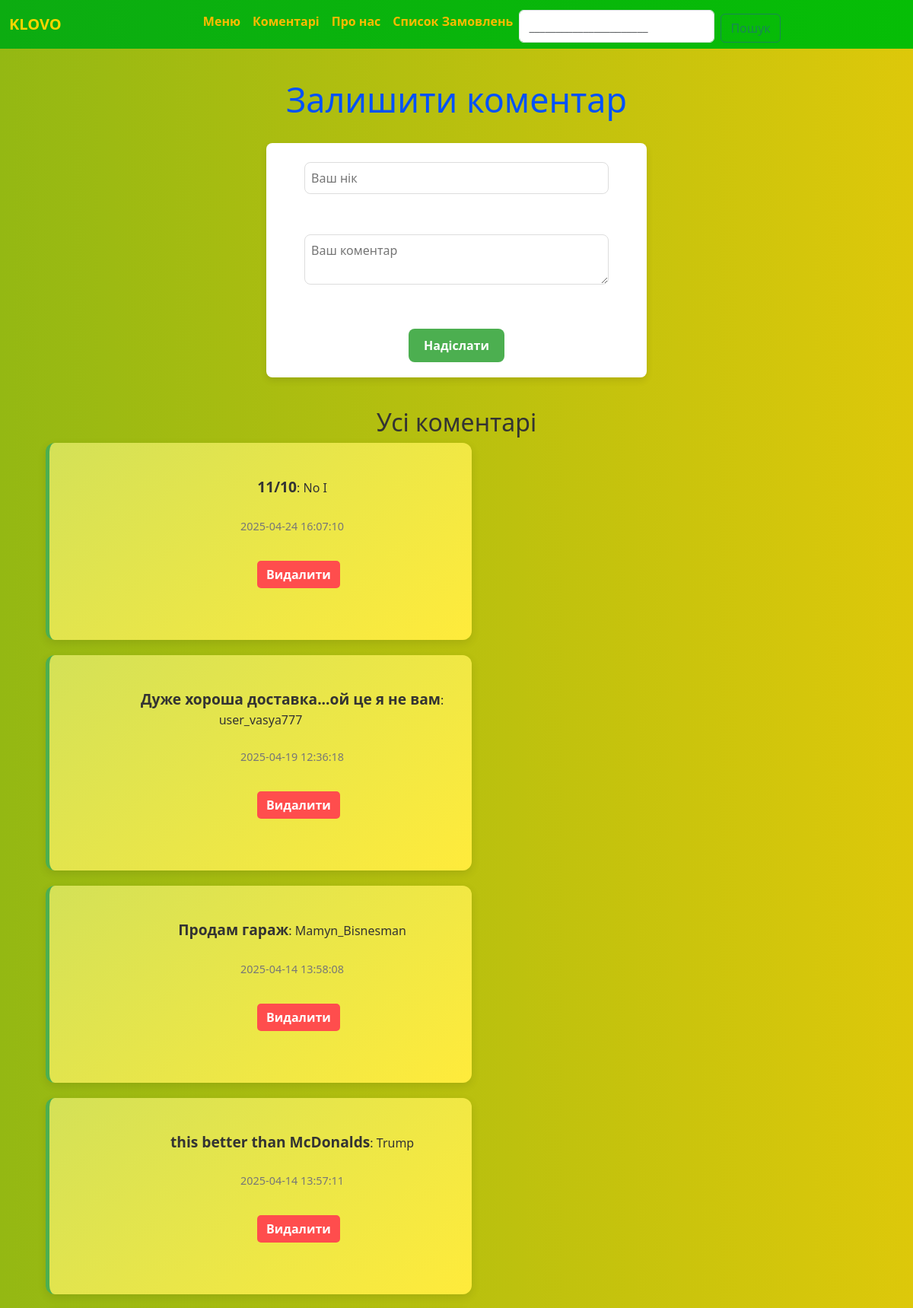
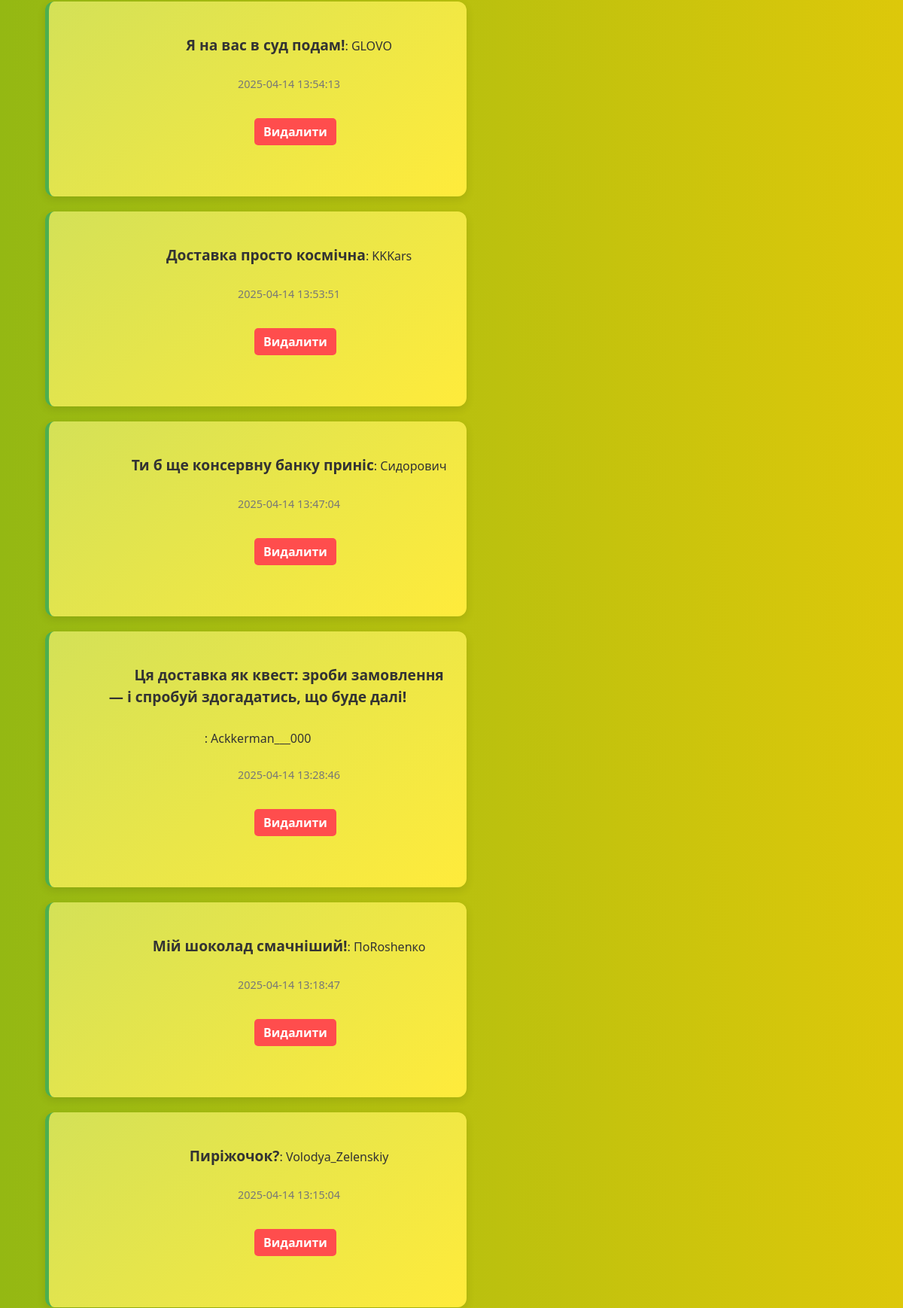
Screenshot of /comms (upper part) with the database file from the repository (2 pictures, top to bottom).
### tables this page shows
CREATE TABLE comments(
    id INTEGER PRIMARY KEY AUTOINCREMENT,
    text TEXT NOT NULL,
    author TEXT  NOT NULL,
    created TEXT DEFAULT CURRENT_TIMESTAMP

);

### app.py (the view)
@app.route('/comms', methods=['GET', 'POST'])
def comms():
    if request.method == 'POST':
        nickname = request.form['nickname']
        comment = request.form['comment']
        with sqlite3.connect(DB) as conn:
            conn.execute("INSERT INTO comments (author, text) VALUES (?, ?)", (nickname, comment))
        return redirect('/')
    with sqlite3.connect(DB) as conn:
        comments = conn.execute("SELECT * FROM comments ORDER BY created DESC").fetchall()
    return render_template('comms.html', comments=comments)

### templates/comms.html (shortened to what this page needs)
<!DOCTYPE html>
<html lang="en">
<head>
    <link href="https://cdn.jsdelivr.net/npm/bootstrap@5.3.3/dist/css/bootstrap.min.css" rel="stylesheet">
    <link rel="stylesheet" href="{{ url_for('static', filename='style.css')}}">
</head>
<body>
    <nav class="navbar navbar-expand-lg bg-light">
        <div class="container-fluid">
            <a class="navbar-brand" href="{{ url_for('index') }}">KLOVO</a>
            <div class="collapse navbar-collapse" id="navbarSupportedContent">
                <ul class="navbar-nav me-auto mb-2 mb-lg-0">
                    <li class="nav-item">
                        <a class="nav-link" href="{{ url_for('menu') }}">Меню</a>
                    </li>
                    <li class="nav-item">
                        <a class="nav-link" href="{{ url_for('comms') }}">Коментарі</a>
                    </li>
                    <li class="nav-item">
                        <a class="nav-link" href="{{ url_for('about') }}">Про нас</a>
                    </li>
                    <li class="nav-item">
                        <a class="nav-link" href="{{ url_for('orders') }}">Список Замовлень</a>
                    </li>
                    <form action="{{url_for('search')}}" class="d-flex" role="search">
                        <input required name="query" class="form-control me-2" type="search" placeholder="______________________" aria-label="Search">
                        <button class="btn btn-outline-success" type="submit">Пошук</button>
                </ul>
            </div>
        </div>
    </nav>
    <div class="content-wrapper">
        <h1>Залишити коментар</h1>
        <div class="form-wrapper">
            <form method="POST">
                <input name="nickname" placeholder="Ваш нік" required><br><br>
                <textarea name="comment" placeholder="Ваш коментар" required></textarea><br><br>
                <button type="submit">Надіслати</button>
            </form>
        </div>
        <h2>Усі коментарі</h2>
        <div class="comments-container">
            {% for c in comments %}
                <div class="comment">
                    <strong>{{ c[1] }}</strong>: {{ c[2] }}<br>
                    <small>{{ c[3] }}</small>
                    <form action="/delete/{{ c[0] }}" method="POST" style="display:inline;">
                        <button type="submit">Видалити</button>
                    </form>
                </div>
            {% endfor %}
        </div>
    </div>
    </body>
</body>
</html>

### static/style.css (style rules this page uses)
.navbar .nav-link { color: rgb(255, 187, 0) !important; font-weight: bold; }
.navbar .navbar-brand { color: rgb(255, 213, 0) !important; font-weight: bold; }
.navbar { background: linear-gradient(to left, #06be06, #0cac11); }
.navbar .nav-link { font-weight: bold; }
.navbar-nav { display: flex; justify-content: center; width: 100%; }
.navbar .navbar-nav .nav-item { text-align: center; }
body { background: linear-gradient(to right, #94b813, #ddc80a); }
body { margin: 0; padding: 0; background-color: #f5f5f5; height: 100vh; text-align: center; justify-content: center; align-items: center; font-family: 'Arial', sans-serif; text-align: center; }
.navbar { position: sticky; top: 0; z-index: 1000; }
body { margin: 0; font-family: Arial, sans-serif; background-color: #f9f9f9; }
.content-wrapper { padding: 40px; display: flex; flex-direction: column; align-items: center; }
.form-wrapper { background-color: #fff; padding: 20px; border-radius: 12px; box-shadow: 0 4px 8px rgba(0,0,0,0.05); max-width: 500px; width: 100%; text-align: center; margin-bottom: 40px; }
input, textarea { width: 90%; max-width: 400px; padding: 10px; margin-top: 5px; border: 1px solid #ddd; border-radius: 8px; font-size: 16px; box-sizing: border-box; display: block; margin-left: auto; margin-right: auto; }
button { padding: 10px 20px; background-color: #4CAF50; color: white; font-weight: bold; border: none; border-radius: 8px; cursor: pointer; transition: background-color 0.3s; margin-top: 10px; }
.comment { background-color: #ffffff; padding: 15px; border-left: 5px solid #4CAF50; margin-bottom: 15px; border-radius: 10px; box-shadow: 0 2px 6px rgba(0,0,0,0.05); word-wrap: break-word; overflow-wrap: break-word; white-space: pre-wrap; }
.comments-container { width: 100%; max-width: 600px; align-self: flex-start; padding: 0 20px; box-sizing: border-box; }
.comment { background: linear-gradient(135deg, #d4e157, #ffeb3b); padding: 20px; border-left: 5px solid #4CAF50; margin-bottom: 20px; border-radius: 12px; box-shadow: 0 4px 12px rgba(0, 0, 0, 0.1); transition: transform 0.3s ease, box-shadow 0.3s ease; word-wrap: break-word; overflow-wrap: break-word; white-space: pre-wrap; max-width: 100%; box-sizing: border-box; }
.comment strong { font-size: 1.2em; color: #333; }
.comment small { color: #777; font-size: 0.9em; }
.comment button { background-color: #ff4d4d; color: white; border: none; padding: 6px 12px; border-radius: 5px; cursor: pointer; transition: background-color 0.3s ease; }
body { font-family: 'Segoe UI', Tahoma, Geneva, Verdana, sans-serif; background-color: #f0f4f8; color: #333; margin: 0; padding: 0; }
h1 { font-size: 3rem; color: #2a71d0; margin-bottom: 30px; text-align: center; }
body { font-family: 'Segoe UI', Tahoma, Geneva, Verdana, sans-serif; background-color: #f4f7fa; margin: 0; padding: 0; }
h1 { font-size: 2.8rem; color: #2a71d0; margin-bottom: 30px; text-align: center; }
h1 { color: #0051ff; }
.form-wrapper { padding: 20px; background-color: white; border-radius: 8px; box-shadow: 0 4px 10px rgba(0, 0, 0, 0.1); }
input, textarea { width: 100%; padding: 8px; box-sizing: border-box; }
button { padding: 10px 20px; }

### rows the page displays
comments: text "11/10", author "No I", created "2025-04-24 16:07:10"
comments: text "Дуже хороша доставка...ой це я не вам", author "user_vasya777", created "2025-04-19 12:36:18"
comments: text "Продам гараж", author "Mamyn_Bisnesman", created "2025-04-14 13:58:08"
comments: text "this better than McDonalds", author "Trump", created "2025-04-14 13:57:11"
comments: text "Я на вас в суд подам!", author "GLOVO", created "2025-04-14 13:54:13"
comments: text "Доставка просто космічна", author "KKKars", created "2025-04-14 13:53:51"
comments: text "Ти б ще консервну банку приніс", author "Сидорович", created "2025-04-14 13:47:04"
comments: text "Ця доставка як квест: зроби замовлення — і спробуй здогадатись, що буде далі!", author "Ackkerman___000", created "2025-04-14 13:28:46"
comments: text "Мій шоколад смачніший!", author "ПоRoshenко", created "2025-04-14 13:18:47"
comments: text "Пиріжочок?", author "Volodya_Zelenskiy", created "2025-04-14 13:15:04"
